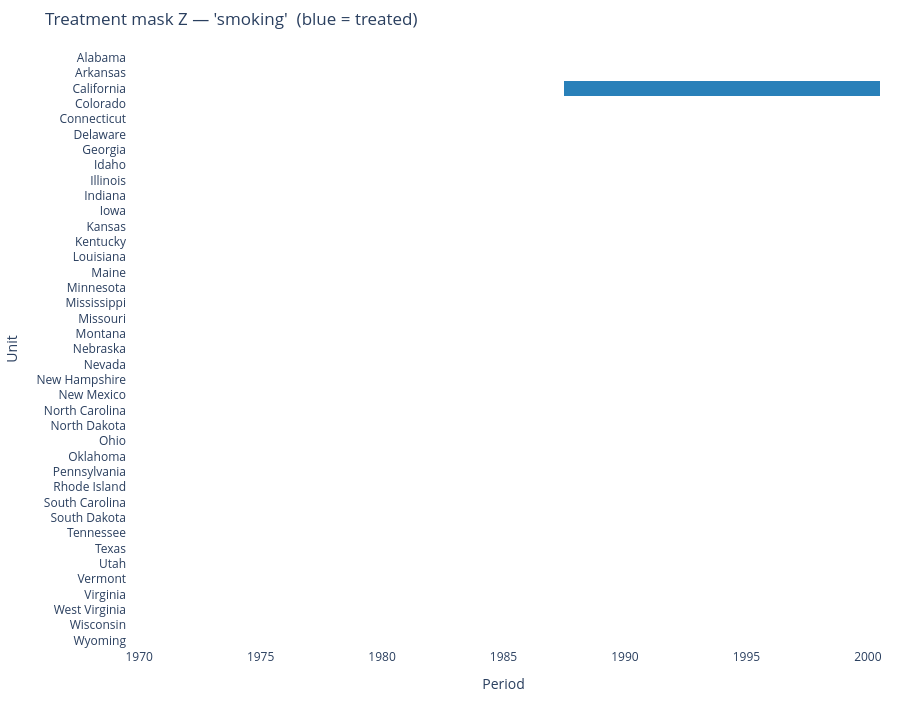

The code cell stored with this chart in its notebook:
### Markdown cell above
### Step 1 — Treatment design (`Z`) before estimation

Summarize **who** adopts and **when**. Single-unit sharp adoption (like CA) contrasts with richer staggered stacks you would encode manually elsewhere.

### Code cell
treated_rows, treat_start_cols = treated_states_and_starts_from_Z(Z)
design = pd.DataFrame({
    "unit": panel.unit_index[np.asarray(treated_rows, dtype=int)],
    "first_treat_period": panel.time_index[np.asarray(treat_start_cols, dtype=int)].astype(int),
})
share_treated_cells = float(Z.sum()) / Z.size
print("[Design] ever-treated rows:", len(treated_rows))
print("[Design] share of treated (i,t) cells:", round(share_treated_cells, 6))
display(design)

# Treatment mask heatmap (interactive)
Z_hot = pd.DataFrame(Z * 1.0, index=panel.unit_index, columns=panel.time_index.astype(int))
fig = px.imshow(
    Z_hot,
    color_continuous_scale=["white", "#2980b9"],
    zmin=0, zmax=1,
    labels={"x": "Period", "y": "Unit", "color": "Treated"},
    title=f"Treatment mask Z — {dataset_name!r}  (blue = treated)",
    aspect="auto",
)
fig.update_coloraxes(showscale=False)
fig.update_layout(height=max(300, Z.shape[0] * 18), margin=dict(l=120, r=20, t=50, b=40))
fig.show()

### Figure 1 — Plotly figure (JSON) as saved in the notebook; plotly's stock layout.template omitted (floating-point values rounded to 4 significant figures; data arrays with more than 128 entries replaced by an {"elided": "..."} marker saying what was removed)
{"data": [{"coloraxis": "coloraxis", "hovertemplate": "Period: %{x}<br>Unit: %{y}<br>Treated: %{z}<extra></extra>", "name": "0", "type": "heatmap", "x": [1970, 1971, 1972, 1973, 1974, 1975, 1976, 1977, 1978, 1979, 1980, 1981, 1982, 1983, 1984, 1985, 1986, 1987, 1988, 1989, 1990, 1991, 1992, 1993, 1994, 1995, 1996, 1997, 1998, 1999, 2000], "xaxis": "x", "y": ["Alabama", "Arkansas", "California", "Colorado", "Connecticut", "Delaware", "Georgia", "Idaho", "Illinois", "Indiana", "Iowa", "Kansas", "Kentucky", "Louisiana", "Maine", "Minnesota", "Mississippi", "Missouri", "Montana", "Nebraska", "Nevada", "New Hampshire", "New Mexico", "North Carolina", "North Dakota", "Ohio", "Oklahoma", "Pennsylvania", "Rhode Island", "South Carolina", "South Dakota", "Tennessee", "Texas", "Utah", "Vermont", "Virginia", "West Virginia", "Wisconsin", "Wyoming"], "yaxis": "y", "z": {"elided": "39x31 float values"}}], "layout": {"coloraxis": {"cmax": 1, "cmin": 0, "colorbar": {"title": {"text": "Treated"}}, "colorscale": [[0, "white"], [1, "#2980b9"]], "showscale": false}, "height": 702, "margin": {"b": 40, "l": 120, "r": 20, "t": 50}, "title": {"text": "Treatment mask Z — 'smoking'  (blue = treated)"}, "xaxis": {"anchor": "y", "domain": [0, 1], "title": {"text": "Period"}}, "yaxis": {"anchor": "x", "autorange": "reversed", "domain": [0, 1], "title": {"text": "Unit"}}}}
